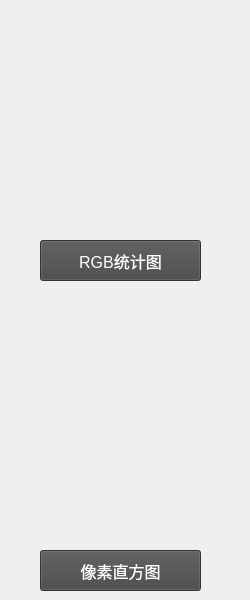
    <widget class="QWidget" name="page_3">
     <widget class="QPushButton" name="btn_rgb">
      <property name="geometry">
       <rect>
        <x>40</x>
        <y>240</y>
        <width>161</width>
        <height>41</height>
       </rect>
      </property>
      <property name="palette">
       <palette>
        <active>
         <colorrole role="WindowText">
          <brush brushstyle="SolidPattern">
           <color alpha="255">
            <red>255</red>
            <green>255</green>
            <blue>255</blue>
           </color>
          </brush>
         </colorrole>
         <colorrole role="Button">
          <brush brushstyle="SolidPattern">
           <color alpha="255">
            <red>70</red>
            <green>70</green>
            <blue>70</blue>
           </color>
          </brush>
         </colorrole>
         <colorrole role="Text">
          <brush brushstyle="SolidPattern">
           <color alpha="255">
            <red>255</red>
            <green>255</green>
            <blue>255</blue>
           </color>
          </brush>
         </colorrole>
         <colorrole role="ButtonText">
          <brush brushstyle="SolidPattern">
           <color alpha="255">
            <red>255</red>
            <green>255</green>
            <blue>255</blue>
           </color>
          </brush>
         </colorrole>
         <colorrole role="Base">
          <brush brushstyle="SolidPattern">
           <color alpha="255">
            <red>70</red>
            <green>70</green>
            <blue>70</blue>
           </color>
          </brush>
         </colorrole>
         <colorrole role="Window">
          <brush brushstyle="SolidPattern">
           <color alpha="255">
            <red>70</red>
            <green>70</green>
            <blue>70</blue>
           </color>
          </brush>
         </colorrole>
         <colorrole role="PlaceholderText">
          <brush brushstyle="NoBrush">
           <color alpha="128">
            <red>255</red>
            <green>255</green>
            <blue>255</blue>
           </color>
          </brush>
         </colorrole>
        </active>
        <inactive>
         <colorrole role="WindowText">
          <brush brushstyle="SolidPattern">
           <color alpha="255">
            <red>255</red>
            <green>255</green>
            <blue>255</blue>
           </color>
          </brush>
         </colorrole>
         <colorrole role="Button">
          <brush brushstyle="SolidPattern">
           <color alpha="255">
            <red>70</red>
            <green>70</green>
            <blue>70</blue>
           </color>
          </brush>
         </colorrole>
         <colorrole role="Text">
          <brush brushstyle="SolidPattern">
           <color alpha="255">
            <red>255</red>
            <green>255</green>
            <blue>255</blue>
           </color>
          </brush>
         </colorrole>
         <colorrole role="ButtonText">
          <brush brushstyle="SolidPattern">
           <color alpha="255">
            <red>255</red>
            <green>255</green>
            <blue>255</blue>
           </color>
          </brush>
         </colorrole>
         <colorrole role="Base">
          <brush brushstyle="SolidPattern">
           <color alpha="255">
            <red>70</red>
            <green>70</green>
            <blue>70</blue>
           </color>
          </brush>
         </colorrole>
         <colorrole role="Window">
          <brush brushstyle="SolidPattern">
           <color alpha="255">
            <red>70</red>
            <green>70</green>
            <blue>70</blue>
           </color>
          </brush>
         </colorrole>
         <colorrole role="PlaceholderText">
          <brush brushstyle="NoBrush">
           <color alpha="128">
            <red>255</red>
            <green>255</green>
            <blue>255</blue>
           </color>
          </brush>
         </colorrole>
        </inactive>
        <disabled>
         <colorrole role="WindowText">
          <brush brushstyle="SolidPattern">
           <color alpha="255">
            <red>255</red>
            <green>255</green>
            <blue>255</blue>
           </color>
          </brush>
         </colorrole>
         <colorrole role="Button">
          <brush brushstyle="SolidPattern">
           <color alpha="255">
            <red>70</red>
            <green>70</green>
            <blue>70</blue>
           </color>
          </brush>
         </colorrole>
         <colorrole role="Text">
          <brush brushstyle="SolidPattern">
           <color alpha="255">
            <red>255</red>
            <green>255</green>
            <blue>255</blue>
           </color>
          </brush>
         </colorrole>
         <colorrole role="ButtonText">
          <brush brushstyle="SolidPattern">
           <color alpha="255">
            <red>255</red>
            <green>255</green>
            <blue>255</blue>
           </color>
          </brush>
         </colorrole>
         <colorrole role="Base">
          <brush brushstyle="SolidPattern">
           <color alpha="255">
            <red>70</red>
            <green>70</green>
            <blue>70</blue>
           </color>
          </brush>
         </colorrole>
         <colorrole role="Window">
          <brush brushstyle="SolidPattern">
           <color alpha="255">
            <red>70</red>
            <green>70</green>
            <blue>70</blue>
           </color>
          </brush>
         </colorrole>
         <colorrole role="PlaceholderText">
          <brush brushstyle="NoBrush">
           <color alpha="128">
            <red>255</red>
            <green>255</green>
            <blue>255</blue>
           </color>
          </brush>
         </colorrole>
        </disabled>
       </palette>
      </property>
      <property name="font">
       <font>
        <family>Arial</family>
        <pointsize>12</pointsize>
       </font>
      </property>
      <property name="cursor">
       <cursorShape>OpenHandCursor</cursorShape>
      </property>
      <property name="styleSheet">
       <string notr="true">color: rgb(255, 255, 255);
background-color: rgb(70, 70, 70);</string>
      </property>
      <property name="text">
       <string>RGB统计图</string>
      </property>
     </widget>
     <widget class="QPushButton" name="btn_pixel">
      <property name="geometry">
       <rect>
        <x>40</x>
        <y>550</y>
        <width>161</width>
        <height>41</height>
       </rect>
      </property>
      <property name="palette">
       <palette>
        <active>
         <colorrole role="WindowText">
          <brush brushstyle="SolidPattern">
           <color alpha="255">
            <red>255</red>
            <green>255</green>
            <blue>255</blue>
           </color>
          </brush>
         </colorrole>
         <colorrole role="Button">
          <brush brushstyle="SolidPattern">
           <color alpha="255">
            <red>70</red>
            <green>70</green>
            <blue>70</blue>
           </color>
          </brush>
         </colorrole>
         <colorrole role="Text">
          <brush brushstyle="SolidPattern">
           <color alpha="255">
            <red>255</red>
            <green>255</green>
            <blue>255</blue>
           </color>
          </brush>
         </colorrole>
         <colorrole role="ButtonText">
          <brush brushstyle="SolidPattern">
           <color alpha="255">
            <red>255</red>
            <green>255</green>
            <blue>255</blue>
           </color>
          </brush>
         </colorrole>
         <colorrole role="Base">
          <brush brushstyle="SolidPattern">
           <color alpha="255">
            <red>70</red>
            <green>70</green>
            <blue>70</blue>
           </color>
          </brush>
         </colorrole>
         <colorrole role="Window">
          <brush brushstyle="SolidPattern">
           <color alpha="255">
            <red>70</red>
            <green>70</green>
            <blue>70</blue>
           </color>
          </brush>
         </colorrole>
         <colorrole role="PlaceholderText">
          <brush brushstyle="NoBrush">
           <color alpha="128">
            <red>255</red>
            <green>255</green>
            <blue>255</blue>
           </color>
          </brush>
         </colorrole>
        </active>
        <inactive>
         <colorrole role="WindowText">
          <brush brushstyle="SolidPattern">
           <color alpha="255">
            <red>255</red>
            <green>255</green>
            <blue>255</blue>
           </color>
          </brush>
         </colorrole>
         <colorrole role="Button">
          <brush brushstyle="SolidPattern">
           <color alpha="255">
            <red>70</red>
            <green>70</green>
            <blue>70</blue>
           </color>
          </brush>
         </colorrole>
         <colorrole role="Text">
          <brush brushstyle="SolidPattern">
           <color alpha="255">
            <red>255</red>
            <green>255</green>
            <blue>255</blue>
           </color>
          </brush>
         </colorrole>
         <colorrole role="ButtonText">
          <brush brushstyle="SolidPattern">
           <color alpha="255">
            <red>255</red>
            <green>255</green>
            <blue>255</blue>
           </color>
          </brush>
         </colorrole>
         <colorrole role="Base">
          <brush brushstyle="SolidPattern">
           <color alpha="255">
            <red>70</red>
            <green>70</green>
            <blue>70</blue>
           </color>
          </brush>
         </colorrole>
         <colorrole role="Window">
          <brush brushstyle="SolidPattern">
           <color alpha="255">
            <red>70</red>
            <green>70</green>
            <blue>70</blue>
           </color>
          </brush>
         </colorrole>
         <colorrole role="PlaceholderText">
          <brush brushstyle="NoBrush">
           <color alpha="128">
            <red>255</red>
            <green>255</green>
            <blue>255</blue>
           </color>
          </brush>
         </colorrole>
        </inactive>
        <disabled>
         <colorrole role="WindowText">
          <brush brushstyle="SolidPattern">
           <color alpha="255">
            <red>255</red>
            <green>255</green>
            <blue>255</blue>
           </color>
          </brush>
         </colorrole>
         <colorrole role="Button">
          <brush brushstyle="SolidPattern">
           <color alpha="255">
            <red>70</red>
            <green>70</green>
            <blue>70</blue>
           </color>
          </brush>
         </colorrole>
         <colorrole role="Text">
          <brush brushstyle="SolidPattern">
           <color alpha="255">
            <red>255</red>
            <green>255</green>
            <blue>255</blue>
           </color>
          </brush>
         </colorrole>
         <colorrole role="ButtonText">
          <brush brushstyle="SolidPattern">
           <color alpha="255">
            <red>255</red>
            <green>255</green>
            <blue>255</blue>
           </color>
          </brush>
         </colorrole>
         <colorrole role="Base">
          <brush brushstyle="SolidPattern">
           <color alpha="255">
            <red>70</red>
            <green>70</green>
            <blue>70</blue>
           </color>
          </brush>
         </colorrole>
         <colorrole role="Window">
          <brush brushstyle="SolidPattern">
           <color alpha="255">
            <red>70</red>
            <green>70</green>
            <blue>70</blue>
           </color>
          </brush>
         </colorrole>
         <colorrole role="PlaceholderText">
          <brush brushstyle="NoBrush">
           <color alpha="128">
            <red>255</red>
            <green>255</green>
            <blue>255</blue>
           </color>
          </brush>
         </colorrole>
        </disabled>
       </palette>
      </property>
      <property name="font">
       <font>
        <family>Arial</family>
        <pointsize>12</pointsize>
       </font>
      </property>
      <property name="cursor">
       <cursorShape>OpenHandCursor</cursorShape>
      </property>
      <property name="styleSheet">
       <string notr="true">color: rgb(255, 255, 255);
background-color: rgb(70, 70, 70);</string>
      </property>
      <property name="text">
       <string>像素直方图</string>
      </property>
     </widget>
     <widget class="QLabel" name="label">
      <property name="geometry">
       <rect>
        <x>40</x>
        <y>50</y>
        <width>201</width>
        <height>191</height>
       </rect>
      </property>
      <property name="text">
       <string/>
      </property>
      <property name="pixmap">
       <pixmap>icon/rgb_134.89407540395px_1252406_easyicon.net.png</pixmap>
      </property>
     </widget>
     <widget class="QLabel" name="label_2">
      <property name="geometry">
       <rect>
        <x>40</x>
        <y>350</y>
        <width>201</width>
        <height>191</height>
       </rect>
      </property>
      <property name="text">
       <string/>
      </property>
      <property name="pixmap">
       <pixmap>icon/statistics_155.56107660455px_1246168_easyicon.net.png</pixmap>
      </property>
     </widget>
    </widget>
